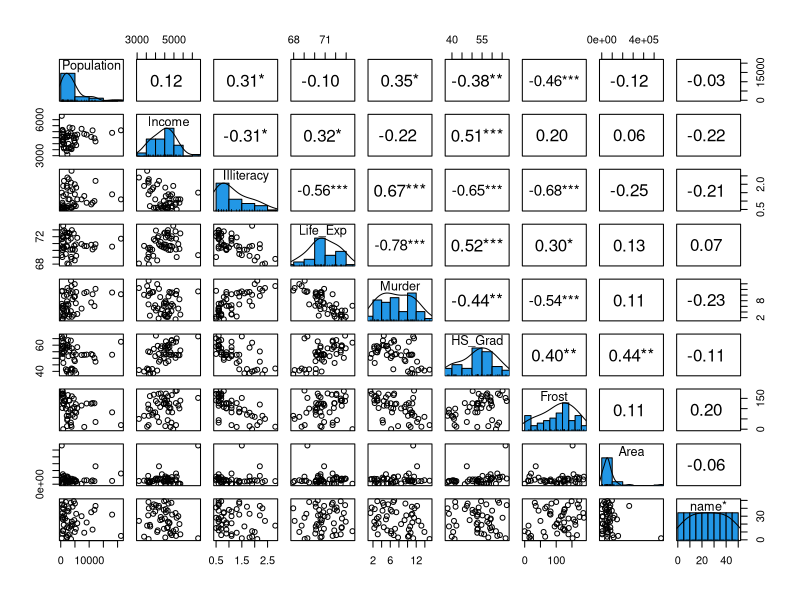
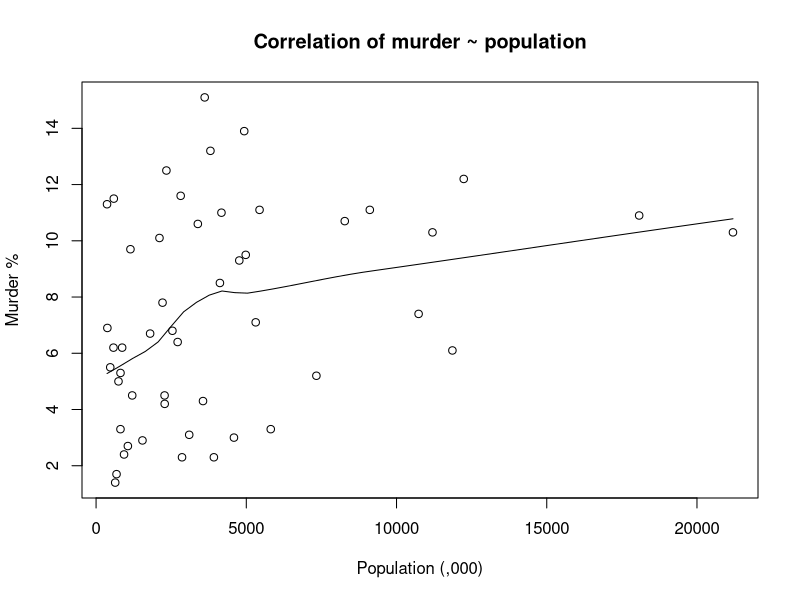
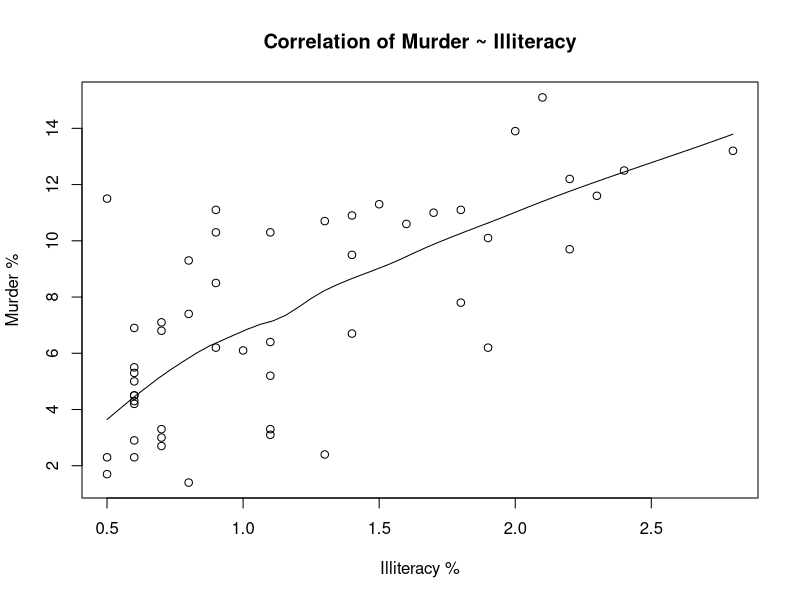
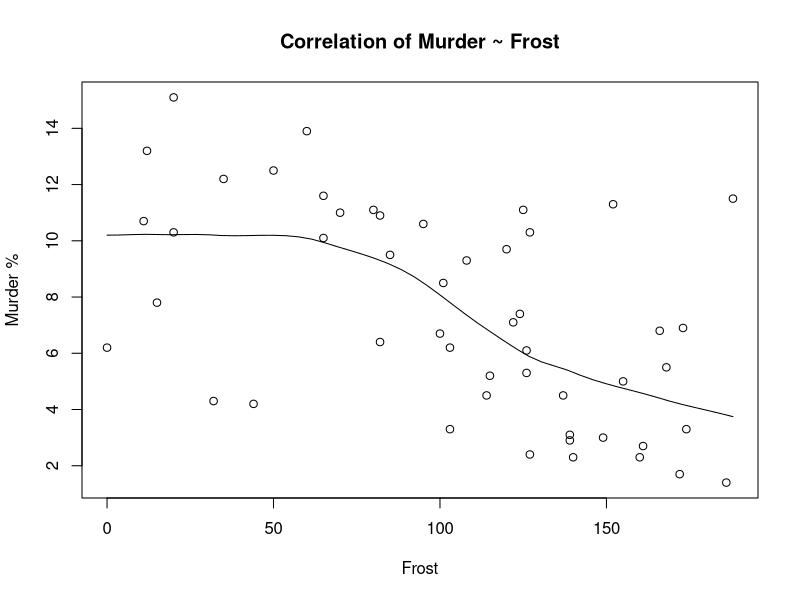
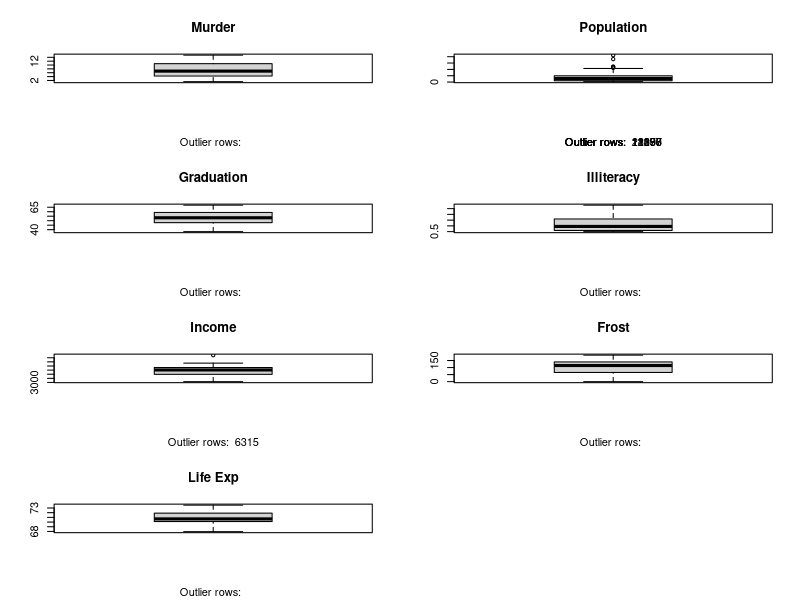
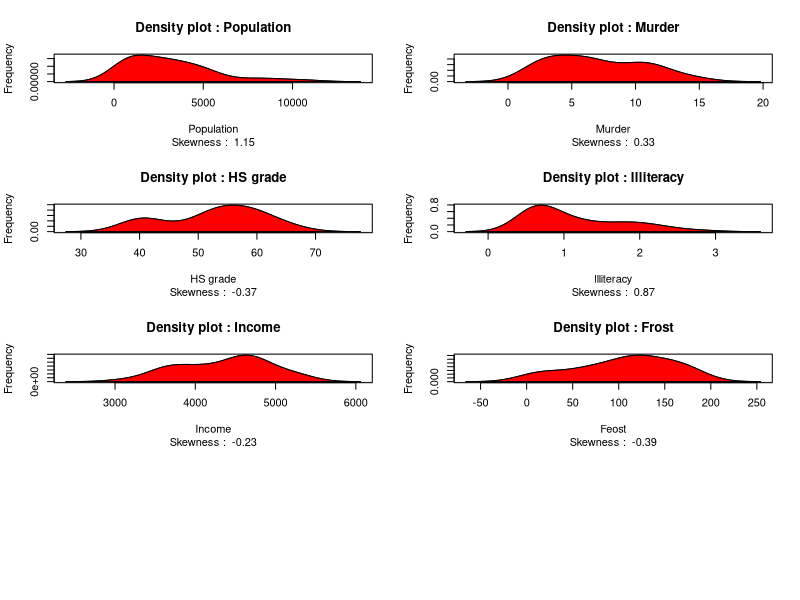
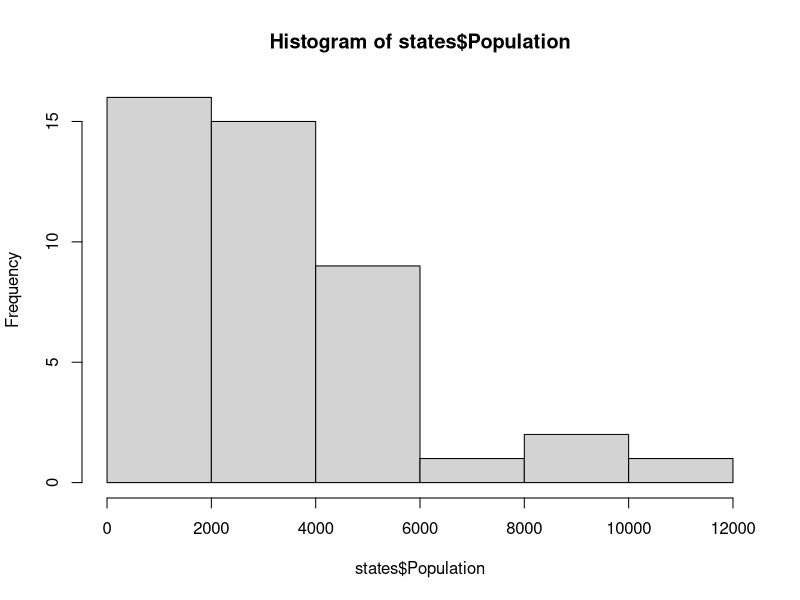

Source code (R) for these figures, in order:
# Practical 9

# Q1
states <- as.data.frame(state.x77)
str(states)
# Add the states name as a variable
states$name <- state.name

# Renaming Life Exp and HS Grad variables as 
# these will cause possible issues when referring to
# them since they contain a space.
colnames(states)[colnames(states) == "Life Exp"] <- "Life_Exp"
colnames(states)[colnames(states) == "HS Grad"] <- "HS_Grad"

# Q3a
# Examine initial linearity between variables in the dataset
library(psych)
pairs.panels(states,
             smooth = FALSE,      # If TRUE, draws loess smooths
             scale = FALSE,      # If TRUE, scales the correlation text font
             density = TRUE,     # If TRUE, adds density plots and histograms
             ellipses = FALSE,    # If TRUE, draws ellipses
             method = "spearman",# Correlation method (also "pearson" or "kendall")
             pch = 21,           # pch symbol
             lm = FALSE,         # If TRUE, plots linear fit rather than the LOESS (smoothed) fit
             cor = TRUE,         # If TRUE, reports correlations
             jiggle = FALSE,     # If TRUE, data points are jittered
             factor = 2,         # Jittering factor
             hist.col = 4,       # Histograms color
             stars = TRUE,       # If TRUE, adds significance level with stars
             ci = TRUE)          # If TRUE, adds confidence intervals

# Examine linearity in more detail
scatter.smooth(x = states$Population,
               y = states$Murder,
               xlab = "Population (,000)",
               ylab = "Murder %", main = "Correlation of murder ~ population")

# chart appears to have medium correlation
# low correlation (-0.2 < x < 0.2) suggests that 
# much of variation of the response
# variable (Y) is unexplained by the predictor (X)
# in which case, we should probably look for better
# explanatory variables
cor(states$Murder, states$Population)

scatter.smooth(x = states$Illiteracy,
               y = states$Murder,
               main = "Correlation of Murder ~ Illiteracy",
               xlab = "Illiteracy %",
               ylab = "Murder %")

# Examining correlation between murder and illiteracy
cor(states$Murder, states$Illiteracy)

# This is a better correlation value between both variables.
# Lets examine murder and frost variables for correlation.
scatter.smooth(x = states$Frost,
               y = states$Murder,
               main = "Correlation of Murder ~ Frost",
               xlab = "Frost",
               ylab = "Murder %")
cor(states$Murder, states$Frost)

# Examining the other variables
paste("Correlation for Murder and Frost: ", cor(states$Murder, states$Frost))
paste("Correlation for Murder and Illiteracy: ", cor(states$Murder, states$Illiteracy))
paste("Correlation for Murder and Population: ", cor(states$Murder, states$Population))
paste("Correlation for Murder and HS Grad: ", cor(states$Murder, states$HS_Grad))
paste("Correlation for Murder and Income: ", cor(states$Murder, states$Income))
paste("Correlation for Murder and Life Exp: ", cor(states$Murder, states$Life_Exp))
paste("Correlation for Murder and Area: ", cor(states$Murder, states$Area))

# It appears that the variable Area has a vary low correlation with Murder. 
# Therefore I am going to remove it from the dataset. 
# Alternatively we can choose to exclude these independent variables when
# we are constructing the MLR model.

# Q3b
# Check for outliers
opar <- par(no.readonly = TRUE)
par(mfrow = c(4, 2)) # divide graph area in 3 rows by 2 columns
attach(states)
boxplot(Murder,
        main = "Murder",
        sub = paste("Outlier rows: ",
                    boxplot.stats(Murder)$out)) # box plot for 'murder'
boxplot(Population,
        main = "Population",
        sub = paste("Outlier rows: ",
                    boxplot.stats(Population)$out)) # box plot for 'Population'
boxplot(states$HS_Grad,
        main = "Graduation",
        sub = paste("Outlier rows: ",
                    boxplot.stats(states$HS_Grad)$out)) # box plot for 'HS Grad'
boxplot(Illiteracy,
        main = "Illiteracy",
        sub = paste("Outlier rows: ",
                    boxplot.stats(Illiteracy)$out)) # box plot for 'HS Grad'
boxplot(Income,
        main = "Income",
        sub = paste("Outlier rows: ",
                    boxplot.stats(Income)$out)) # box plot for 'HS Grad'
boxplot(Frost,
        main = "Frost",
        sub = paste("Outlier rows: ",
                    boxplot.stats(Frost)$out)) # box plot for 'HS Grad'
boxplot(states$Life_Exp,
        main = "Life Exp",
        sub = paste("Outlier rows: ",
                    boxplot.stats(states$Life_Exp)$out)) # box plot for 'HS␣Grad'
detach(states)
par(opar)

# Both the population and Income variables contain outliers.
# Use boxplot.stats() function to generate relevant outliers
outlier_values <- boxplot.stats(states$Population)$out # outlier values.
paste("Population outliers: ", paste(outlier_values, collapse=", "))

# Use boxplot.stats() function to generate relevant outliers
outlier_values <- boxplot.stats(states$Income)$out # outlier values.
paste("Income outliers: ", paste(outlier_values, collapse=", "))

# Remove population outliers
states <- subset(states,
                 states$Population != 21198
                 & states$Population != 11197
                 & states$Population != 18076
                 & states$Population != 11860
                 & states$Population != 12237)
# Remove Income outliers
states <- subset(states, states$Income != 6315)
# Remove Area outliers
states <- subset(states,
                 states$Area != 566432
                 & states$Population != 156361
                 & states$Population != 262134)

# Re-run the box-plots to verify that outliers have now gone.

# Q3c
# Check for normality
# Skewness function to examine normality
# install.packages("e1071")
library(e1071)
opar <- par(no.readonly = TRUE)
par(mfrow = c(4,2)) # divide graph area into 1 row x 2 cols

# skewness of < -1 or > 1 = highly skewed
# -1 to -0.5 and 0.5 to 1 = moderately skewed
# Skewness of -0.5 to 0.5 = approx symetrical
plot(density(states$Population),
     main = "Density plot : Population",
     ylab = "Frequency", xlab = "Population",
     sub = paste("Skewness : ", round(e1071::skewness(states$Population), 2)))
# fill the area under the plot
polygon(density(states$Population), col = "red")

plot(density(states$Murder),
     main = "Density plot : Murder",
     ylab = "Frequency", xlab = "Murder",
     sub = paste("Skewness : ", round(e1071::skewness(states$Murder), 2)))
polygon(density(states$Murder), col = "red")

plot(density(states$HS_Grad),
     main = "Density plot : HS grade",
     ylab = "Frequency", xlab = "HS grade",
     sub = paste("Skewness : ", round(e1071::skewness(states$HS_Grad), 2)))
# fill the area under the plot
polygon(density(states$HS_Grad), col = "red")
plot(density(states$Illiteracy),
     main = "Density plot : Illiteracy",
     ylab = "Frequency", xlab = "Illiteracy",
     sub = paste("Skewness : ", round(e1071::skewness(states$Illiteracy), 2)))
polygon(density(states$Illiteracy), col = "red")
plot(density(states$Income),
     main = "Density plot : Income",
     ylab = "Frequency", xlab = "Income",
     sub = paste("Skewness : ", round(e1071::skewness(states$Income), 2)))
# fill the area under the plot
polygon(density(states$Income), col = "red")
plot(density(states$Frost),
     main = "Density plot : Frost",
     ylab = "Frequency", xlab = "Feost",
     sub = paste("Skewness : ", round(e1071::skewness(states$Frost), 2)))
# fill the area under the plot
polygon(density(states$Frost), col = "red")
par(opar)

# Minimal skewness = -0.11 - slightly skewed to the left. 
# NB a skewness value <-1 or >1 = highly skewed. 
# Skewness -1 to -05 and 0.5 to 1 = moderately skewed. 
# And skewness -0.5 to 0-5 = approx symetric.
# Illiteracy = 0.87 = moderatly skewed
# Population = 1.15 = highly skewed
# all others seem okay
paste("Skewness for illiteracy : ", round(e1071::skewness(states$Illiteracy), 2))
paste("Skewness for population : ", round(e1071::skewness(states$Population), 2))
paste("Skewness for murder : ", round(e1071::skewness(states$Murder), 2))
paste("Skewness for HS grad : ", round(e1071::skewness(states$HS_Grad), 2))
paste("Skewness for income : ", round(e1071::skewness(states$Income), 2))
paste("Skewness for frost : ", round(e1071::skewness(states$Frost), 2))

# It seems that population must be converted
# Data is visually skewed to the right
hist(states$Population)

# p-value indices that the data is not normally distributed
shapiro.test(states$Population)

# Check normality of the other variables
shapiro.test(states$Illiteracy)
shapiro.test(states$Murder)
shapiro.test(states$HS_Grad)
shapiro.test(states$Income)
shapiro.test(states$Frost)

# If p-value < 0.05 then variable
# is not normally distributed

# Illiteracy is not normally distributed (p-value = 8.297e-05)
# Murder is normally distributed (p-value = 0.06601)
# HS_grad is not normally distributed (p-value = 0.02194)
# Income is normally distributed (p-value = 0.3246)
# Frost is normally distributed (p-value = 0.0928)

# Need to transform illiteracy, HS_grad and populaiton
